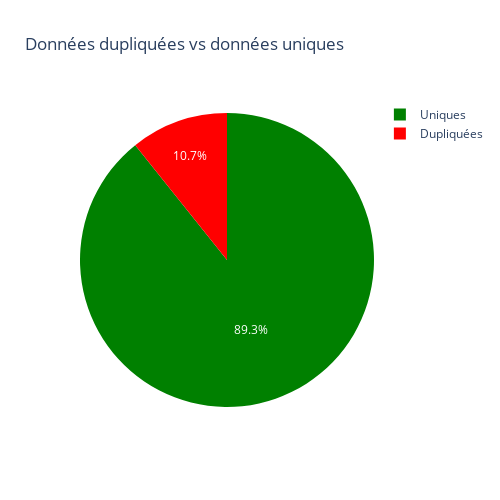

Write notebook code for a chart like this one.
### Markdown cell above
#### Distribution des données uniques et dupliquées  après suppressions des noms de ville dans les noms des fournisseurs

### Code cell
pie_chart_ploty(n_data, ["tiern_location_state_city", "tiern_name_preprocessed","Country"])

### Figure 1 — Plotly figure (JSON) as saved in the notebook; plotly's stock layout.template omitted (floating-point values rounded to 4 significant figures)
{"data": [{"domain": {"x": [0, 1], "y": [0, 1]}, "hovertemplate": "Type=%{label}<br>Proportion=%{value}<extra></extra>", "labels": ["Uniques", "Dupliquées"], "legendgroup": "", "name": "", "showlegend": true, "type": "pie", "values": [51781, 6224]}], "layout": {"autosize": false, "height": 500, "legend": {"tracegroupgap": 0}, "piecolorway": ["green", "red"], "title": {"text": "Données dupliquées vs données uniques"}, "width": 500}}
